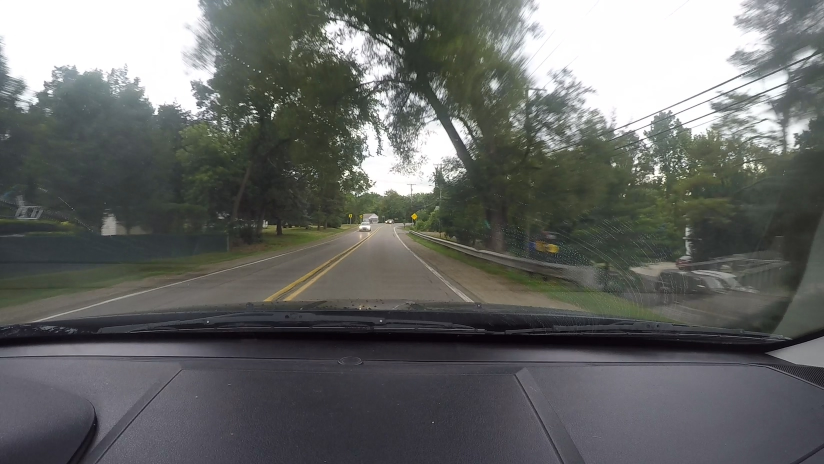
#> input picture Project1/More Sample Images/detroit1.jpg, 1648 x 928 px, found by its file name (shown at 1/2 size)
$ python lane_lines_1.py
#> lines starting #> are read from the running program, lines starting #| are printed output that depends on the picture; after the words box and inside, x2 and y2 are one past the last pixel; in counts of white or black regions, pixels touching at a corner belong together
import matplotlib.pyplot as plt
import matplotlib.image as mpimg
import numpy as np

# Read in the image and print out some stats
image = mpimg.imread('Sample Images/detroit1.jpg')
#> image is the input picture: shape (928, 1648, 3); mean R, G, B 102.1, 104, 102.1
print('This image is: ',type(image),'with dimensions:', image.shape)
#| This image is:  <class 'numpy.ndarray'> with dimensions: (928, 1648, 3)

# Grab the x and y size and make a copy of the image
ysize = image.shape[0]
#> ysize = 928
xsize = image.shape[1]
#> xsize = 1648
color_select = np.copy(image)
line_image = np.copy(image)

# When defining these pixel values I took the average of three RGB points (near, medium, far)
# Yellow: [157,127,102]   White: [176,165,162]
# Average of yellow and white: [167,146,132]
# Yellow had the best results reference images
red_threshold = 157
green_threshold = 127
blue_threshold = 102
rgb_threshold = [red_threshold, green_threshold, blue_threshold]

#Since the image was take with the dashboard in it we had to move the vertices up
left_bottom = [680, 690]
right_bottom = [1190, 690]
apex = [890, 520]

fit_left = np.polyfit((left_bottom[0], apex[0]), (left_bottom[1], apex[1]), 1)
fit_right = np.polyfit((right_bottom[0], apex[0]), (right_bottom[1], apex[1]), 1)
fit_bottom = np.polyfit((left_bottom[0], right_bottom[0]), (left_bottom[1], right_bottom[1]), 1)

# Identify pixels below the threshold
color_thresholds = (image[:,:,0] < rgb_threshold[0]) \
            | (image[:,:,1] < rgb_threshold[1]) \
            | (image[:,:,2] < rgb_threshold[2])
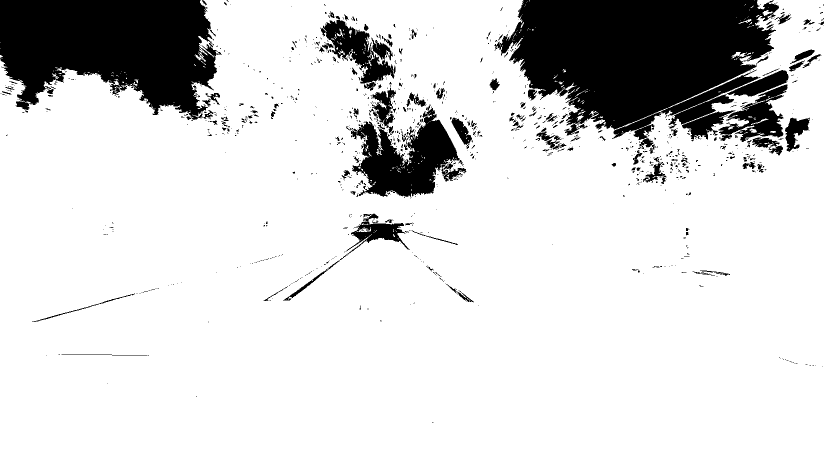
#> color_thresholds: shape (928, 1648) bool (shown at 1/2 size); 83.9% white; 1052 black regions (887 under 20 px), largest, box (x1, y1, x2, y2) and area: (989, 0, 1558, 280) 106459, (0, 0, 443, 240) 75207, (702, 209, 919, 394) 19699

# Find the region inside the lines
XX, YY = np.meshgrid(np.arange(0, xsize), np.arange(0, ysize))
region_thresholds = (YY > (XX*fit_left[0] + fit_left[1])) & \
                    (YY > (XX*fit_right[0] + fit_right[1])) & \
                    (YY < (XX*fit_bottom[0] + fit_bottom[1]))

#Mask color selection
color_select[color_thresholds] = [0,0,0]
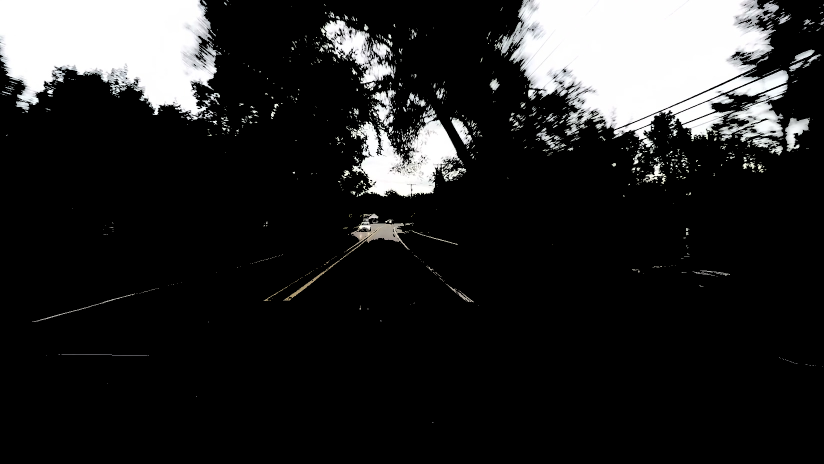
#> color_select: shape (928, 1648, 3) (shown at 1/2 size); mean R, G, B 38.2, 38.3, 38.3

# Find where image is both colored right and in the region
line_image[~color_thresholds & region_thresholds] = [255,0,0]
#> line_image: shape (928, 1648, 3); 0.02% of pixels changed, all inside (x1, y1, x2, y2) = (760, 540, 958, 643)

# Display the image
plt.imshow(color_select)
plt.imshow(line_image)
plt.show()
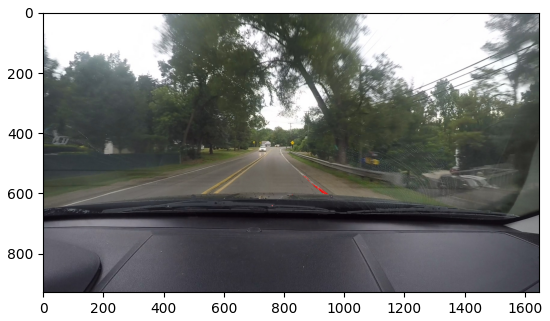
#> figure drawn by matplotlib, 1 panel

$ run again, with Project1/More Sample Images/detroit2.jpg copied over Project1/More Sample Images/detroit1.jpg
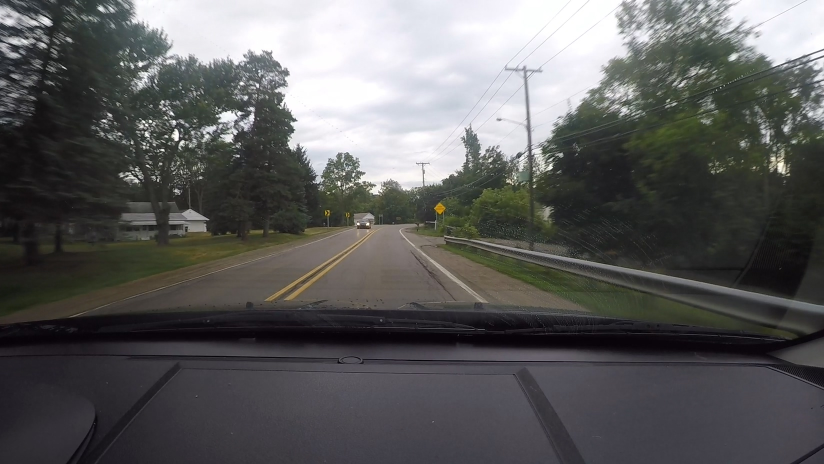
#> input picture Project1/More Sample Images/detroit2.jpg, 1648 x 928 px, found by its file name (shown at 1/2 size)
#> image is the input picture: shape (928, 1648, 3); mean R, G, B 92.9, 92.8, 92.5
#| This image is:  <class 'numpy.ndarray'> with dimensions: (928, 1648, 3)
#> `color_thresholds = (image[:,:,0] < rgb_threshold[0]) \ | (image[:,:,1]..`:
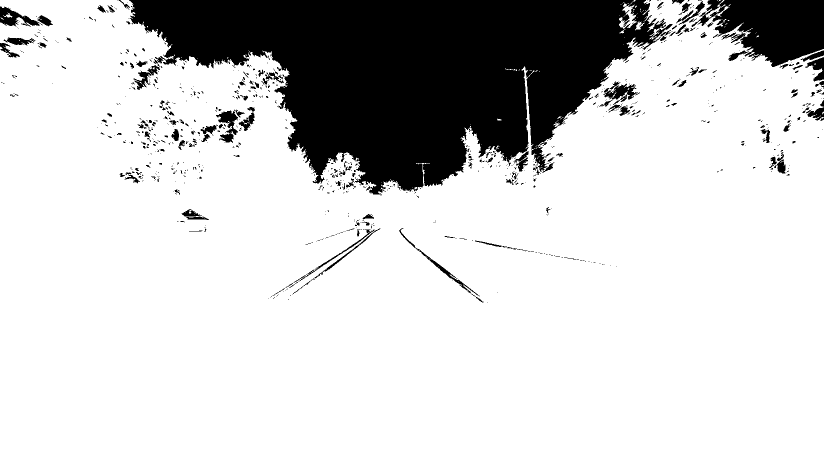
#> color_thresholds: shape (928, 1648) bool (shown at 1/2 size); 81.2% white; 880 black regions (703 under 20 px), largest, box (x1, y1, x2, y2) and area: (258, 0, 1345, 391) 240035, (1383, 0, 1648, 134) 22427, (0, 13, 86, 54) 1457
#> line_image: shape (928, 1648, 3); 0.04% of pixels changed, all inside (x1, y1, x2, y2) = (874, 530, 996, 605)
#> `plt.show()`:
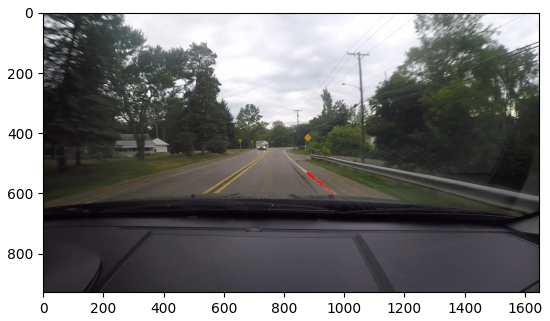
#> figure drawn by matplotlib, 1 panel

$ run again, with Project1/More Sample Images/detroit3.jpg copied over Project1/More Sample Images/detroit1.jpg
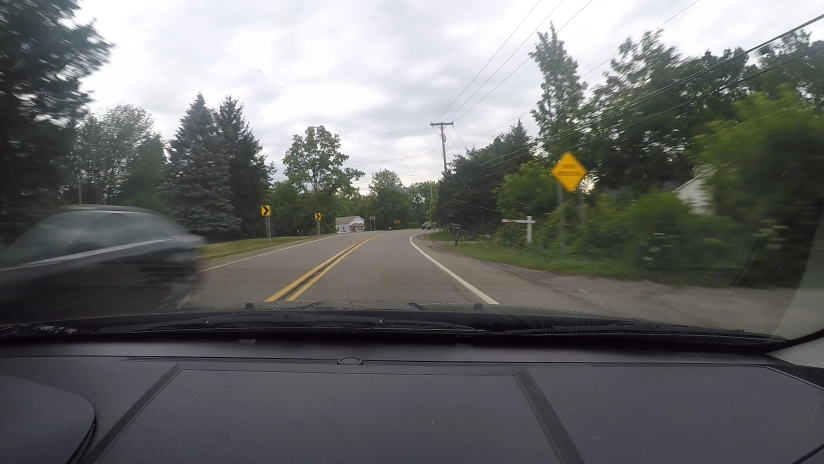
#> input picture Project1/More Sample Images/detroit3.jpg, 1648 x 928 px, found by its file name (shown at 1/2 size)
#> image is the input picture: shape (928, 1648, 3); mean R, G, B 106.5, 106.8, 106.2
#| This image is:  <class 'numpy.ndarray'> with dimensions: (928, 1648, 3)
#> `color_thresholds = (image[:,:,0] < rgb_threshold[0]) \ | (image[:,:,1]..`:
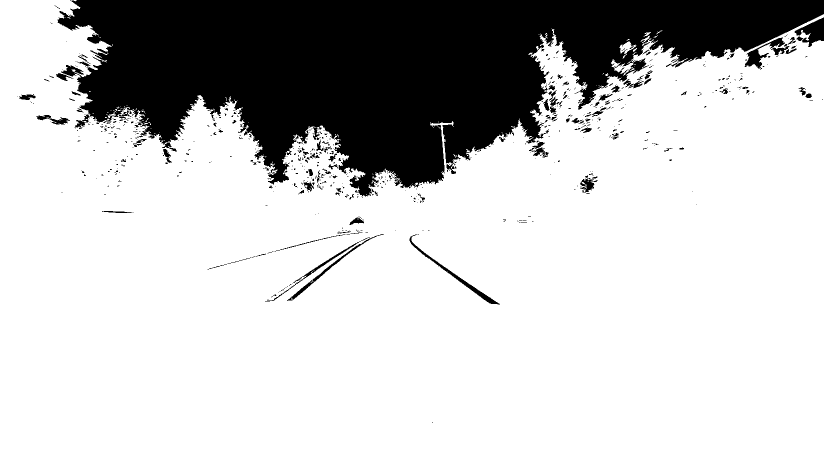
#> color_thresholds: shape (928, 1648) bool (shown at 1/2 size); 77.8% white; 700 black regions (579 under 20 px), largest, box (x1, y1, x2, y2) and area: (115, 0, 1648, 393) 322108, (1589, 35, 1648, 94) 1727, (819, 469, 1000, 609) 1424
#> line_image: shape (928, 1648, 3); 0.07% of pixels changed, all inside (x1, y1, x2, y2) = (876, 529, 1000, 609)
#> `plt.show()`:
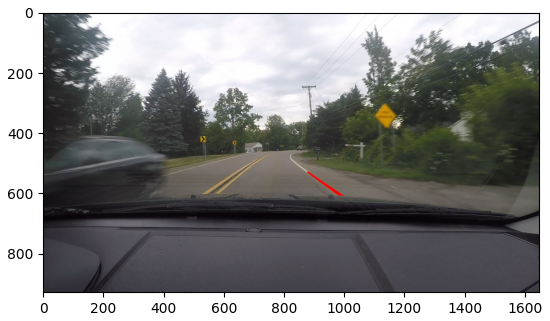
#> figure drawn by matplotlib, 1 panel

$ run again, with Project1/More Sample Images/detroit4.jpg copied over Project1/More Sample Images/detroit1.jpg
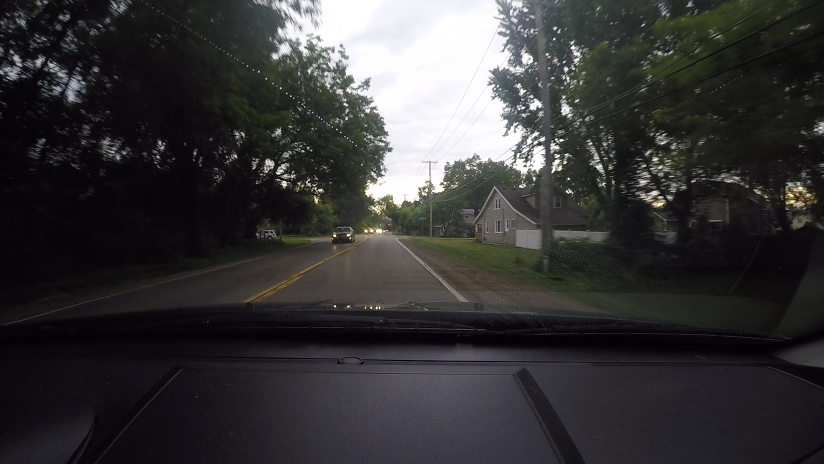
#> input picture Project1/More Sample Images/detroit4.jpg, 1648 x 928 px, found by its file name (shown at 1/2 size)
#> image is the input picture: shape (928, 1648, 3); mean R, G, B 55.2, 54.4, 55.1
#| This image is:  <class 'numpy.ndarray'> with dimensions: (928, 1648, 3)
#> `color_thresholds = (image[:,:,0] < rgb_threshold[0]) \ | (image[:,:,1]..`:
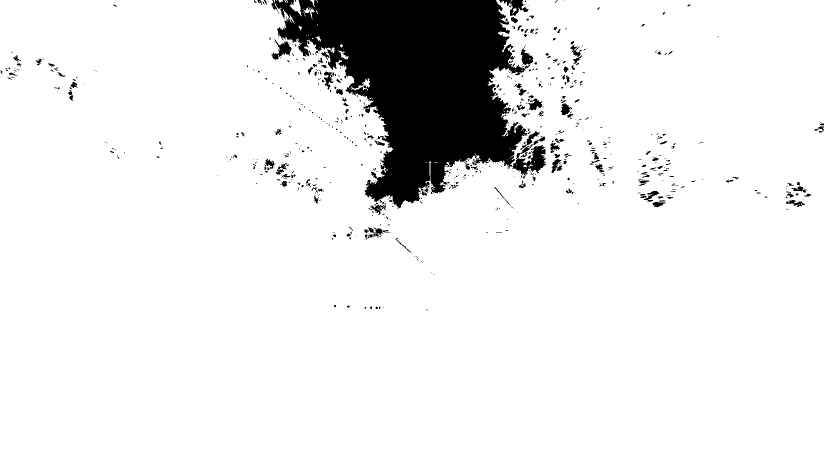
#> color_thresholds: shape (928, 1648) bool (shown at 1/2 size); 91.3% white; 714 black regions (568 under 20 px), largest, box (x1, y1, x2, y2) and area: (543, 0, 1061, 417) 115985, (1025, 273, 1092, 355) 2259, (998, 0, 1057, 32) 765
#> line_image: shape (928, 1648, 3); under 0.01% of pixels changed, all inside (x1, y1, x2, y2) = (852, 544, 869, 621)
#> `plt.show()`:
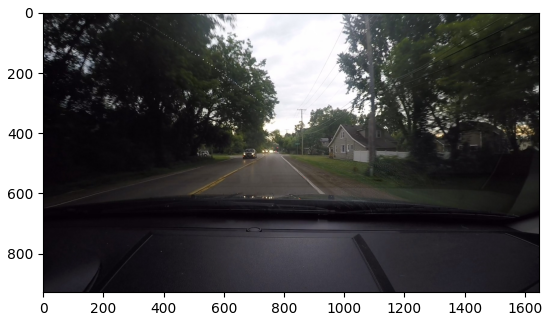
#> figure drawn by matplotlib, 1 panel
